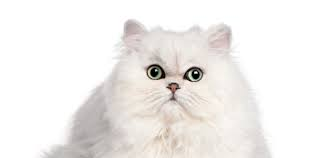
#> input picture homeworks/03/data/pic2.jpg, 319 x 158 px
$ python problem3.py
#> lines starting #> are read from the running program, lines starting #| are printed output that depends on the picture
import cv2 as cv

img = cv.imread('data/pic2.jpg')
#> img is the input picture: shape (158, 319, 3); mean B, G, R 235.8, 238, 240.8
cv.imshow('pic2', img)

average = cv.blur(img, (5, 5))
cv.imshow('average blur', average)

# It looks quite similar to the original image with small values of parameters.
bilateral1 = cv.bilateralFilter(img, 5, 10, 20)
cv.imshow('bilateral1', bilateral1)

# It looks blurred with large values of parameters.
# Yet, it is not as distoreted as in the case of average blur.
bilateral2 = cv.bilateralFilter(img, 50, 100, 200)
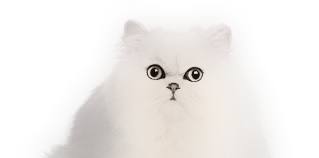
#> bilateral2: shape (158, 319, 3); mean B, G, R 236.2, 238.4, 241.2
cv.imshow('bilateral2', bilateral2)

cv.waitKey(0)
